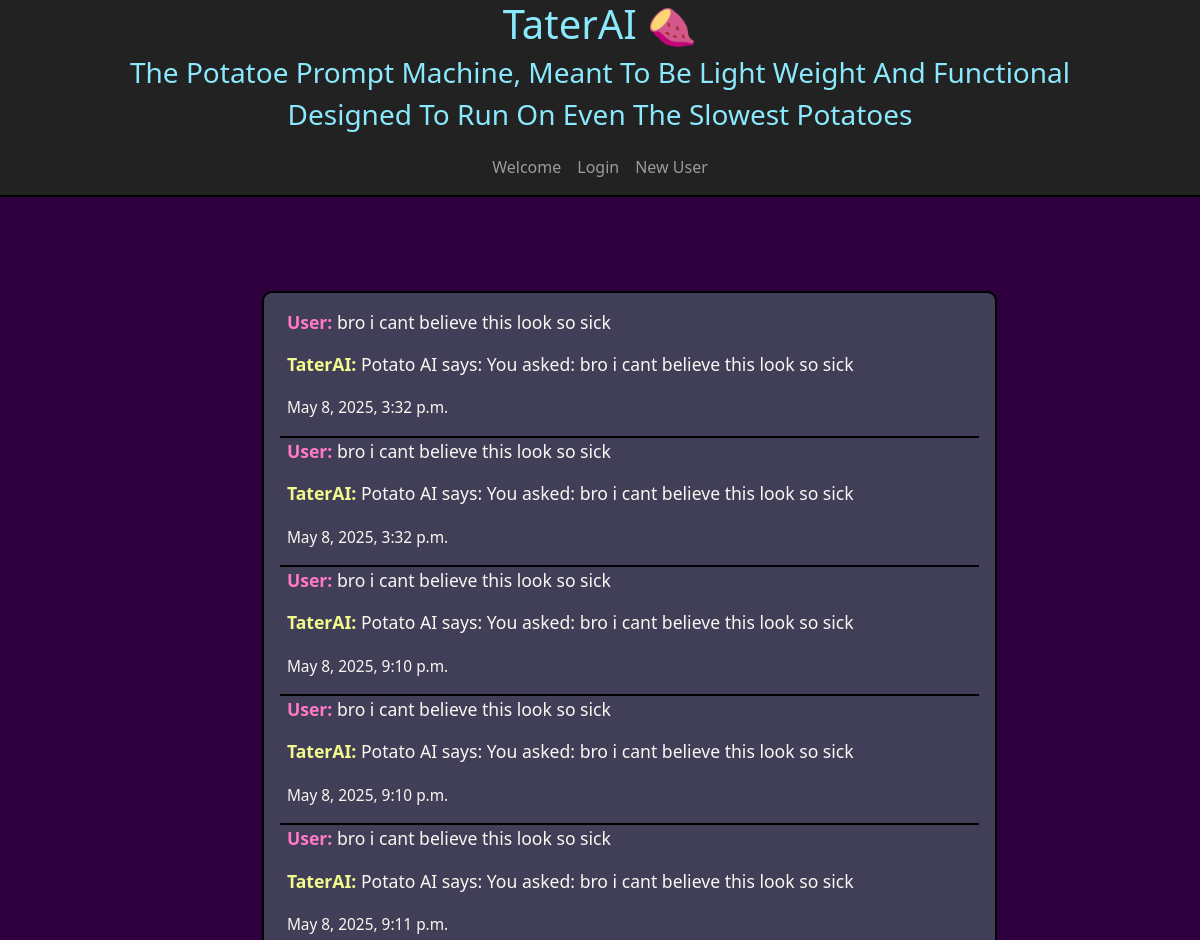
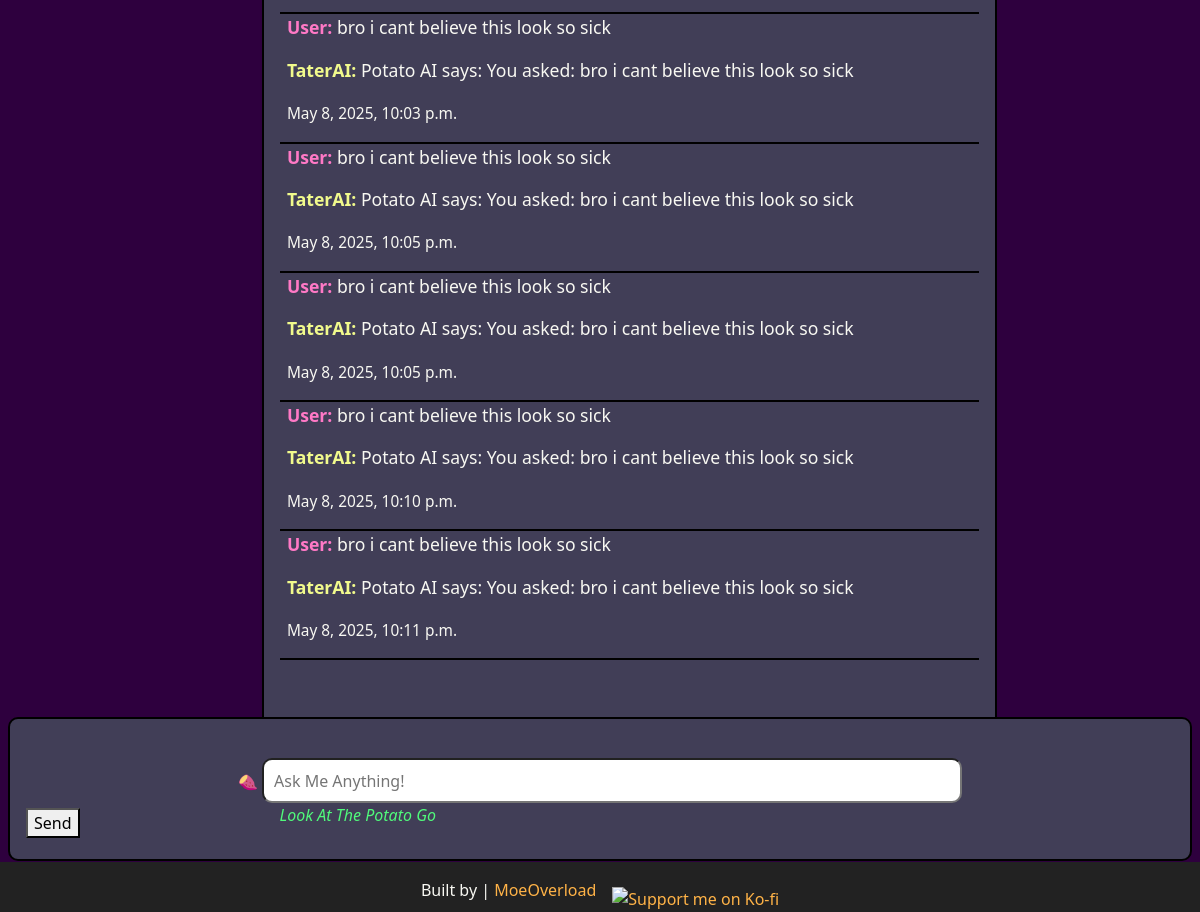
/chat/, run on an earlier commit of the app's database (2 pictures, top to bottom).
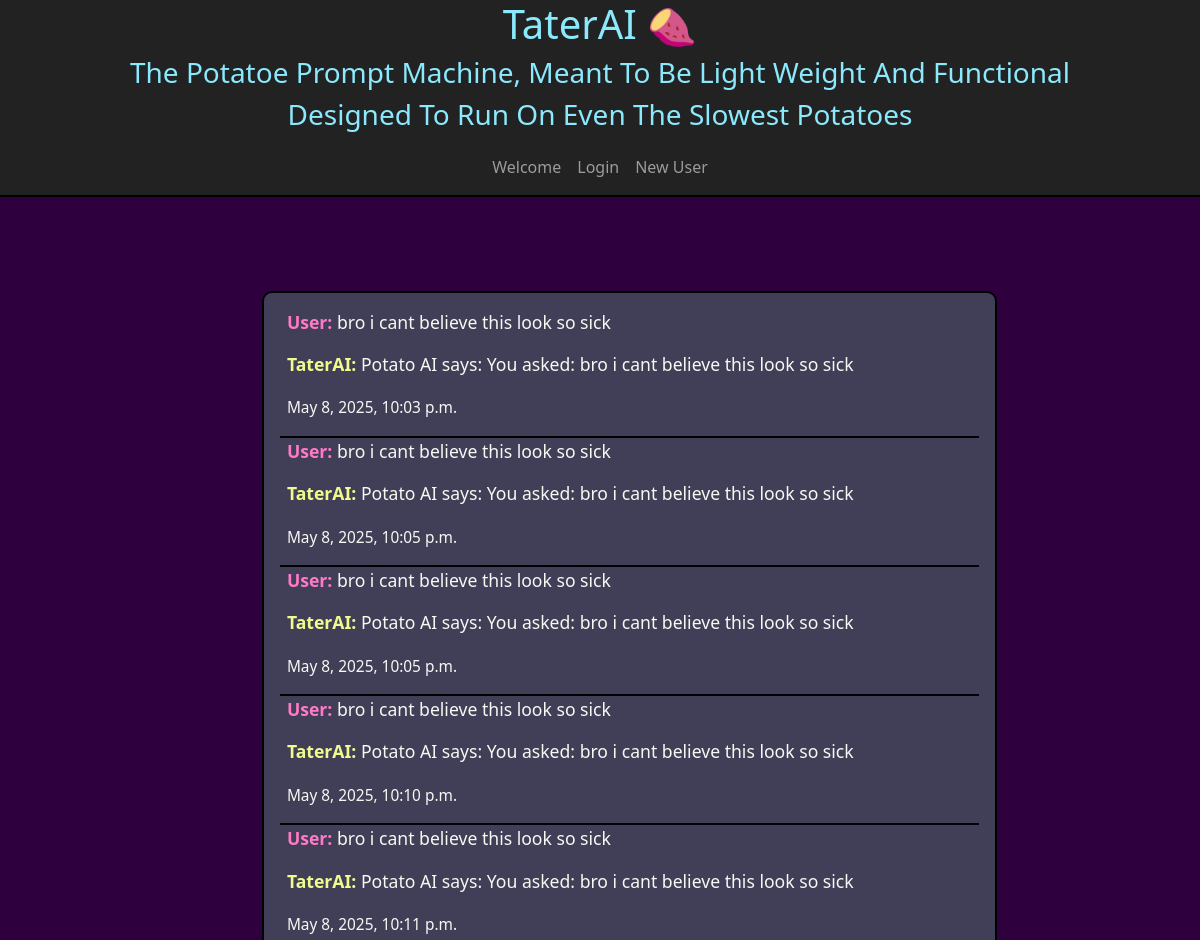
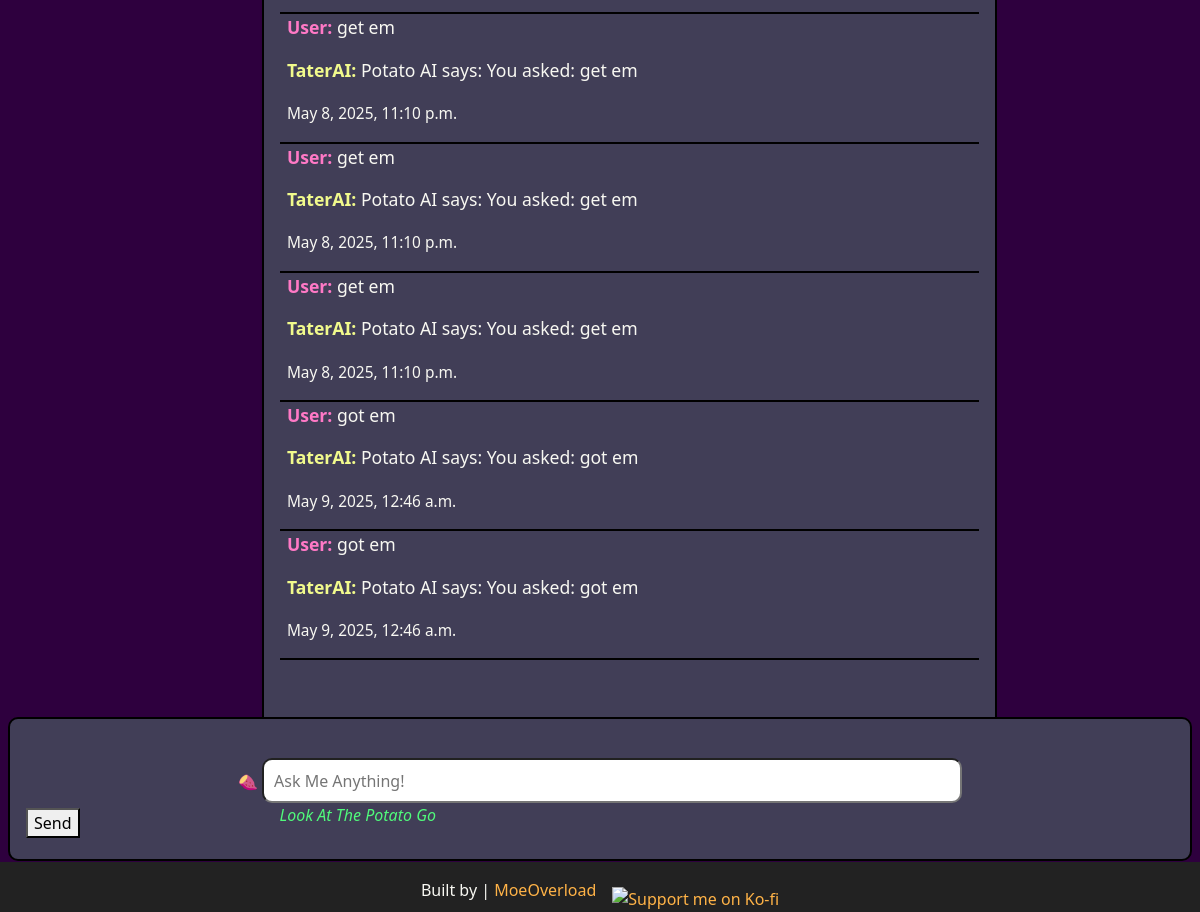
And on a later commit of the database (2 pictures, top to bottom).
### chat/models.py (models this page shows, shortened)
class ChatMessage(models.Model):
    session = models.ForeignKey(ChatSession, on_delete=models.CASCADE, related_name='messages', null=True)
    user_input = models.TextField()
    ai_response = models.TextField()
    timestamp = models.DateTimeField(auto_now_add=True)

### chat/views.py (the view)
# urls.py: path('chat/' , views.chatpage, name='chatpage'),
def chatpage(request):
    chat_history = ChatMessage.objects.all().order_by("-timestamp")[:10]   # Get all previous chat messages from the DB
    if request.method == "POST":
        user_input = request.POST.get('prompt')
        ai_response = f"Potato AI says: You asked: {user_input}"
        ChatMessage.objects.create(user_input=user_input, ai_response=ai_response)
        return render(request, 'chat/chatPage.html', {'chat_history': chat_history, 'user_input': user_input, 'ai_response': ai_response})
    return render(request, 'chat/chatPage.html', {'chat_history': chat_history})

### chat/templates/chat/chatPage.html (shortened to what this page needs)
{%extends "chat/layout.html"%}
    {%block content%}
        <section class="OutputSection">
            <div class="OutputContainer">
                {% for message in chat_history reversed %}
                <div style="border-bottom: 2px solid black;">
                    <div class="MockPrompt">
                        <p><strong>User:</strong> {{ message.user_input }}</p>
                    </div>
                    <div class="MockResponse">
                        <p><strong>TaterAI:</strong> {{ message.ai_response }}</p>
                        <p><small>{{ message.timestamp }}</small></p>
                    </div>
                </div>
                {% endfor %}
                <div style="height: 100px;"></div>
            </div>
        </section>
        <br><br>
        <section class="container" >
            <div class="FormContainer">
                <form method="post">
                    <div class="PromptContainer">
                        <span class="emojiPrefix" >🍠</span>
                        <input type="text" id="promptInput" name="prompt" class="PromptInput" value="{{ user_input }}" placeholder="Ask Me Anything!">
                    </div>
                    <div class="submitSection">
                        <button type="submit">Send</button>
                        <p class="potatoText">Look At The Potato Go</p>
                    </div>
                </form>
            </div>
        </section>
	{%endblock%}

What changed in the data, as far as the page shows it:
no longer on this page (row unchanged): ChatMessage: user_input "bro i cant believe this look so sick", ai_response "Potato AI says: You asked: bro i cant believe this look so sick", timestamp "May 8, 2025, 3:32 p.m."
no longer on this page (row unchanged): ChatMessage: user_input "bro i cant believe this look so sick", ai_response "Potato AI says: You asked: bro i cant believe this look so sick", timestamp "May 8, 2025, 3:32 p.m."
no longer on this page (row unchanged): ChatMessage: user_input "bro i cant believe this look so sick", ai_response "Potato AI says: You asked: bro i cant believe this look so sick", timestamp "May 8, 2025, 9:10 p.m."
no longer on this page (row unchanged): ChatMessage: user_input "bro i cant believe this look so sick", ai_response "Potato AI says: You asked: bro i cant believe this look so sick", timestamp "May 8, 2025, 9:10 p.m."
no longer on this page (row unchanged): ChatMessage: user_input "bro i cant believe this look so sick", ai_response "Potato AI says: You asked: bro i cant believe this look so sick", timestamp "May 8, 2025, 9:11 p.m."
added ChatMessage: user_input "get em", ai_response "Potato AI says: You asked: get em", timestamp "May 8, 2025, 11:10 p.m."
added ChatMessage: user_input "get em", ai_response "Potato AI says: You asked: get em", timestamp "May 8, 2025, 11:10 p.m."
added ChatMessage: user_input "get em", ai_response "Potato AI says: You asked: get em", timestamp "May 8, 2025, 11:10 p.m."
added ChatMessage: user_input "got em", ai_response "Potato AI says: You asked: got em", timestamp "May 9, 2025, 12:46 a.m."
added ChatMessage: user_input "got em", ai_response "Potato AI says: You asked: got em", timestamp "May 9, 2025, 12:46 a.m."
